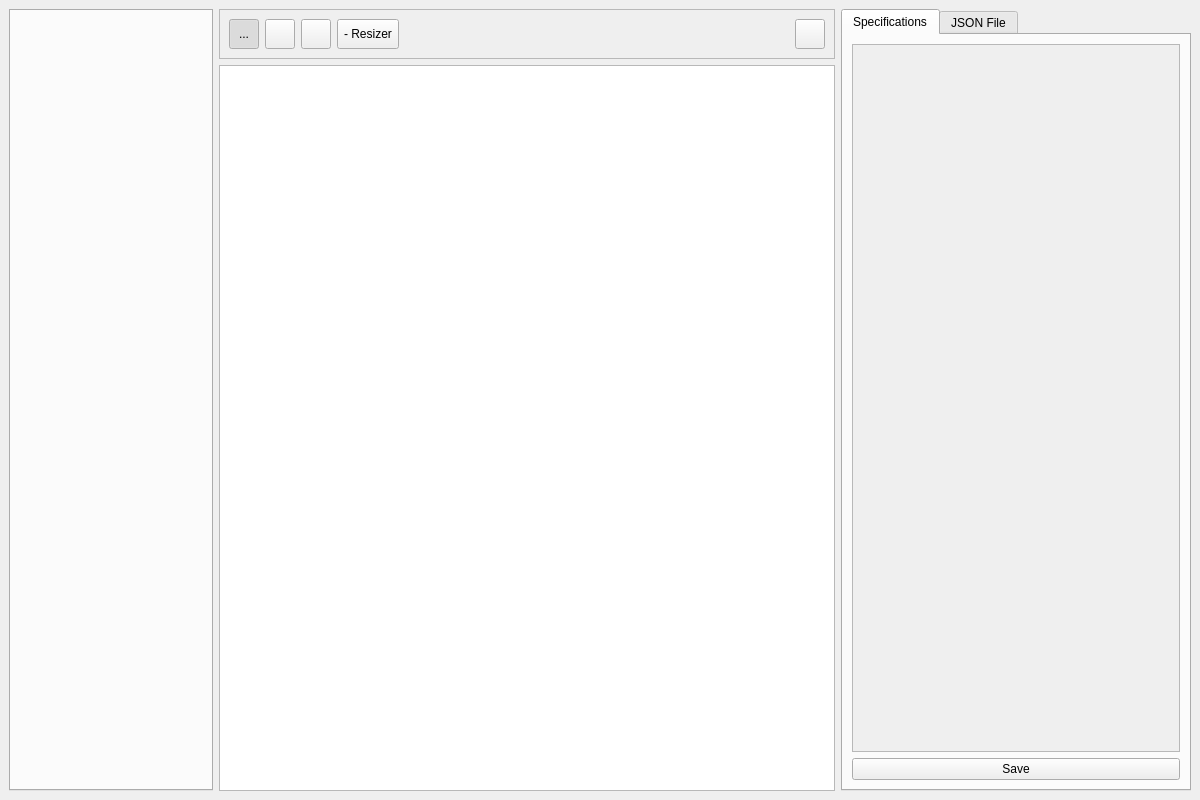
<?xml version="1.0" encoding="UTF-8"?>
<ui version="4.0">
 <class>MainWindow</class>
 <widget class="QMainWindow" name="MainWindow">
  <property name="enabled">
   <bool>true</bool>
  </property>
  <property name="geometry">
   <rect>
    <x>0</x>
    <y>0</y>
    <width>1200</width>
    <height>800</height>
   </rect>
  </property>
  <property name="windowTitle">
   <string>MainWindow</string>
  </property>
  <property name="autoFillBackground">
   <bool>false</bool>
  </property>
  <property name="documentMode">
   <bool>false</bool>
  </property>
  <widget class="QWidget" name="centralWidget">
   <layout class="QHBoxLayout" name="centralLayout">
    <item>
     <widget class="QTabWidget" name="itemSelectorWidget">
      <property name="sizePolicy">
       <sizepolicy hsizetype="Fixed" vsizetype="Expanding">
        <horstretch>0</horstretch>
        <verstretch>0</verstretch>
       </sizepolicy>
      </property>
      <property name="minimumSize">
       <size>
        <width>204</width>
        <height>0</height>
       </size>
      </property>
      <property name="currentIndex">
       <number>-1</number>
      </property>
      <property name="tabBarAutoHide">
       <bool>true</bool>
      </property>
     </widget>
    </item>
    <item>
     <layout class="QVBoxLayout" name="diagramEditorLayout">
      <item>
       <widget class="QFrame" name="editingToolsFrame">
        <property name="sizePolicy">
         <sizepolicy hsizetype="Expanding" vsizetype="Fixed">
          <horstretch>0</horstretch>
          <verstretch>0</verstretch>
         </sizepolicy>
        </property>
        <property name="frameShape">
         <enum>QFrame::Shape::StyledPanel</enum>
        </property>
        <property name="frameShadow">
         <enum>QFrame::Shadow::Raised</enum>
        </property>
        <layout class="QHBoxLayout" name="editingToolsLayout">
         <item>
          <widget class="QToolButton" name="addItemToolButton">
           <property name="minimumSize">
            <size>
             <width>30</width>
             <height>30</height>
            </size>
           </property>
           <property name="text">
            <string>...</string>
           </property>
           <property name="icon">
            <iconset resource="Resources/resources.qrc">
             <normaloff>:/icons/plusObject.svg</normaloff>:/icons/plusObject.svg</iconset>
           </property>
           <property name="checkable">
            <bool>true</bool>
           </property>
           <property name="checked">
            <bool>true</bool>
           </property>
           <attribute name="buttonGroup">
            <string notr="true">editionModesButtonGroup</string>
           </attribute>
          </widget>
         </item>
         <item>
          <widget class="QToolButton" name="selectionToolButton">
           <property name="sizePolicy">
            <sizepolicy hsizetype="Minimum" vsizetype="Expanding">
             <horstretch>0</horstretch>
             <verstretch>0</verstretch>
            </sizepolicy>
           </property>
           <property name="minimumSize">
            <size>
             <width>30</width>
             <height>30</height>
            </size>
           </property>
           <property name="cursor">
            <cursorShape>ArrowCursor</cursorShape>
           </property>
           <property name="text">
            <string/>
           </property>
           <property name="icon">
            <iconset resource="Resources/resources.qrc">
             <normaloff>:/icons/mouseArrow.svg</normaloff>:/icons/mouseArrow.svg</iconset>
           </property>
           <property name="iconSize">
            <size>
             <width>20</width>
             <height>20</height>
            </size>
           </property>
           <property name="checkable">
            <bool>true</bool>
           </property>
           <attribute name="buttonGroup">
            <string notr="true">editionModesButtonGroup</string>
           </attribute>
          </widget>
         </item>
         <item>
          <widget class="QToolButton" name="addResizerToolButton">
           <property name="minimumSize">
            <size>
             <width>30</width>
             <height>30</height>
            </size>
           </property>
           <property name="text">
            <string/>
           </property>
           <property name="icon">
            <iconset resource="Resources/resources.qrc">
             <normaloff>:/icons/linedSquare.svg</normaloff>:/icons/linedSquare.svg</iconset>
           </property>
           <property name="checkable">
            <bool>true</bool>
           </property>
           <attribute name="buttonGroup">
            <string notr="true">editionModesButtonGroup</string>
           </attribute>
          </widget>
         </item>
         <item>
          <widget class="QToolButton" name="removeResizerToolButton">
           <property name="minimumSize">
            <size>
             <width>30</width>
             <height>30</height>
            </size>
           </property>
           <property name="text">
            <string>- Resizer</string>
           </property>
           <property name="icon">
            <iconset resource="Resources/resources.qrc">
             <normaloff>:/icons/shortLine.svg</normaloff>:/icons/shortLine.svg</iconset>
           </property>
           <property name="checkable">
            <bool>true</bool>
           </property>
           <attribute name="buttonGroup">
            <string notr="true">editionModesButtonGroup</string>
           </attribute>
          </widget>
         </item>
         <item>
          <spacer name="editingToolsSpacer">
           <property name="orientation">
            <enum>Qt::Orientation::Horizontal</enum>
           </property>
           <property name="sizeHint" stdset="0">
            <size>
             <width>40</width>
             <height>20</height>
            </size>
           </property>
          </spacer>
         </item>
         <item>
          <widget class="QToolButton" name="removeItemsToolButton">
           <property name="sizePolicy">
            <sizepolicy hsizetype="Minimum" vsizetype="Expanding">
             <horstretch>0</horstretch>
             <verstretch>0</verstretch>
            </sizepolicy>
           </property>
           <property name="minimumSize">
            <size>
             <width>30</width>
             <height>30</height>
            </size>
           </property>
           <property name="text">
            <string/>
           </property>
           <property name="icon">
            <iconset resource="Resources/resources.qrc">
             <normaloff>:/icons/bin.svg</normaloff>:/icons/bin.svg</iconset>
           </property>
          </widget>
         </item>
        </layout>
       </widget>
      </item>
      <item>
       <widget class="QGraphicsView" name="diagramView">
        <property name="sizePolicy">
         <sizepolicy hsizetype="Expanding" vsizetype="Expanding">
          <horstretch>0</horstretch>
          <verstretch>0</verstretch>
         </sizepolicy>
        </property>
       </widget>
      </item>
     </layout>
    </item>
    <item>
     <widget class="QTabWidget" name="propertiesPanel">
      <property name="sizePolicy">
       <sizepolicy hsizetype="Fixed" vsizetype="Expanding">
        <horstretch>0</horstretch>
        <verstretch>0</verstretch>
       </sizepolicy>
      </property>
      <property name="minimumSize">
       <size>
        <width>350</width>
        <height>0</height>
       </size>
      </property>
      <property name="currentIndex">
       <number>0</number>
      </property>
      <widget class="QWidget" name="specificationsTab">
       <property name="sizePolicy">
        <sizepolicy hsizetype="Expanding" vsizetype="Expanding">
         <horstretch>0</horstretch>
         <verstretch>0</verstretch>
        </sizepolicy>
       </property>
       <attribute name="title">
        <string>Specifications</string>
       </attribute>
       <layout class="QVBoxLayout" name="specificationsTabLayout">
        <item>
         <widget class="QScrollArea" name="specificationsScrollArea">
          <property name="widgetResizable">
           <bool>true</bool>
          </property>
          <widget class="QWidget" name="specificationsContainerWidget">
           <property name="geometry">
            <rect>
             <x>0</x>
             <y>0</y>
             <width>322</width>
             <height>681</height>
            </rect>
           </property>
           <property name="sizePolicy">
            <sizepolicy hsizetype="Expanding" vsizetype="Expanding">
             <horstretch>0</horstretch>
             <verstretch>0</verstretch>
            </sizepolicy>
           </property>
           <layout class="QVBoxLayout" name="specificationsContainerLayout"/>
          </widget>
         </widget>
        </item>
        <item>
         <widget class="QPushButton" name="saveSpecificationsButton">
          <property name="sizePolicy">
           <sizepolicy hsizetype="Expanding" vsizetype="Minimum">
            <horstretch>0</horstretch>
            <verstretch>0</verstretch>
           </sizepolicy>
          </property>
          <property name="text">
           <string>Save</string>
          </property>
         </widget>
        </item>
       </layout>
      </widget>
      <widget class="QWidget" name="jsonTab">
       <property name="sizePolicy">
        <sizepolicy hsizetype="Expanding" vsizetype="Expanding">
         <horstretch>0</horstretch>
         <verstretch>0</verstretch>
        </sizepolicy>
       </property>
       <attribute name="title">
        <string>JSON File</string>
       </attribute>
       <layout class="QVBoxLayout" name="jsonTabLayout">
        <item>
         <layout class="QHBoxLayout" name="jsonClipboardActionsLayout">
          <item>
           <widget class="QPushButton" name="copyJsonButton">
            <property name="text">
             <string>Copy</string>
            </property>
           </widget>
          </item>
          <item>
           <widget class="QPushButton" name="pasteJsonButton">
            <property name="text">
             <string>Paste</string>
            </property>
           </widget>
          </item>
         </layout>
        </item>
        <item>
         <widget class="QScrollArea" name="jsonScrollArea">
          <property name="widgetResizable">
           <bool>true</bool>
          </property>
          <widget class="QWidget" name="jsonContainerWidget">
           <property name="geometry">
            <rect>
             <x>0</x>
             <y>0</y>
             <width>322</width>
             <height>641</height>
            </rect>
           </property>
           <layout class="QVBoxLayout" name="jsonContainerLayout">
            <item>
             <widget class="QTextEdit" name="jsonTextEdit"/>
            </item>
           </layout>
          </widget>
         </widget>
        </item>
        <item>
         <layout class="QHBoxLayout" name="jsonFileActionsLayout">
          <item>
           <widget class="QPushButton" name="loadJsonButton">
            <property name="text">
             <string>Load</string>
            </property>
           </widget>
          </item>
          <item>
           <widget class="QPushButton" name="saveJsonButton">
            <property name="text">
             <string>Save</string>
            </property>
           </widget>
          </item>
         </layout>
        </item>
       </layout>
      </widget>
     </widget>
    </item>
   </layout>
  </widget>
  <action name="actionSave">
   <property name="text">
    <string>Save</string>
   </property>
  </action>
  <action name="actionManual">
   <property name="text">
    <string>Manual</string>
   </property>
  </action>
  <action name="actionSettings">
   <property name="text">
    <string>Settings</string>
   </property>
  </action>
  <action name="exportJSONFile">
   <property name="text">
    <string>JSON FIle</string>
   </property>
  </action>
  <action name="importJSONFile">
   <property name="text">
    <string>JSON File</string>
   </property>
  </action>
 </widget>
 <resources>
  <include location="Resources/resources.qrc"/>
 </resources>
 <connections/>
 <buttongroups>
  <buttongroup name="editionModesButtonGroup"/>
 </buttongroups>
</ui>
